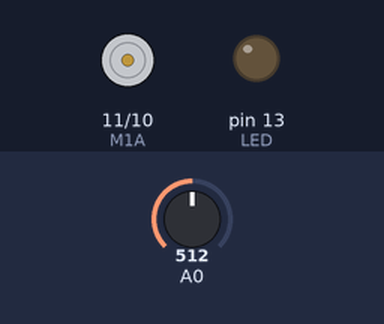
This sketch was run on a simulated Arduino Uno, built with avr-gcc and run on an emulated ATmega328P. Parts: motor-driver pin pairs drawn as motors (green arrow = first pin HIGH = forward, orange = second pin HIGH = backward, longer = more drive, scaled by the enable pin), output pins drawn as LEDs (lit = HIGH). Inputs (shaded band) come from the test bench; at power-on: A0 = 512.

Above: at 2.3 s.
2.4 s: A0 set to 716
At 3.5 s:
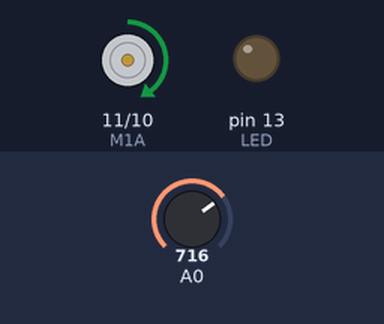
3.9 s: A0 set to 900
At 4.7 s:
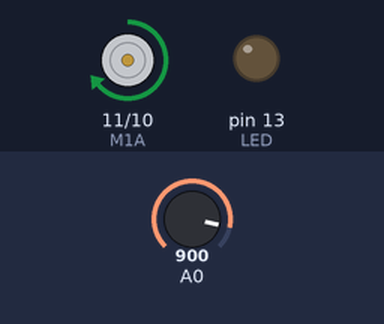
5.4 s: A0 set to 1023
At 5.8 s:
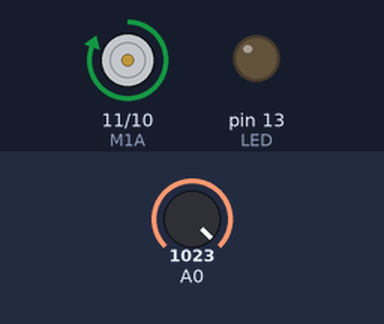
6.9 s: A0 set to 511
At 8.1 s:
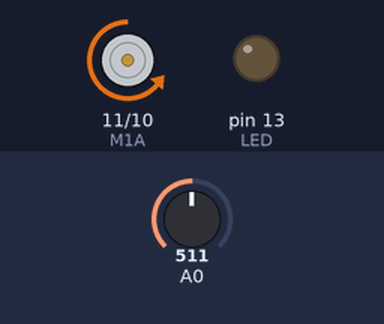
8.4 s: A0 set to 306
At 9.3 s:
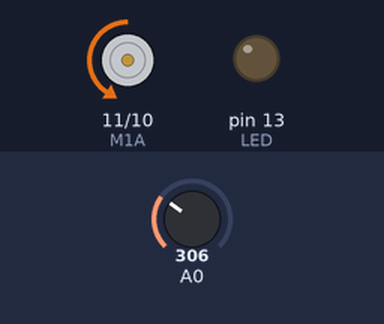
Timing chart, 0 to 10.9 s (numbered marks = the images above; inputs shaded):
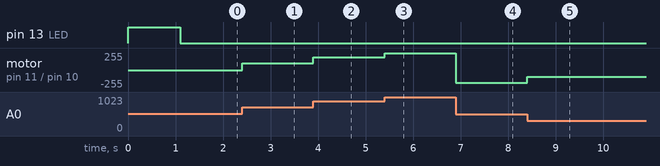

Measured:
- after the input at 2.4 s, motor on pin 11 (M1A) / pin 10 (M1B): stopped → forward 99/255 at once
- after the input at 3.9 s, motor on pin 11 (M1A) / pin 10 (M1B): forward 99/255 → forward 192/255 at once
- after the input at 5.4 s, motor on pin 11 (M1A) / pin 10 (M1B): forward 192/255 → forward 255/255 at once
- after the input at 6.9 s, motor on pin 11 (M1A) / pin 10 (M1B): forward 255/255 → backward 192/255 at once
- after the input at 8.4 s, motor on pin 11 (M1A) / pin 10 (M1B): backward 192/255 → backward 104/255 at once

The sketch:

Joystick_Control.ino
```cpp
//Curiosity Gym Code for Course


int M1A=11; //first Pin to connect to Motor driver
int M1B=10;//second Pin to connect to Motor driver
int EN=9;//enable pin to connect to motor driver
int LED=13;//Default Pin on Arduino the onboard LED is connected on.

int xPos; //Global variable to hold position of the X Joystick
int mSpeed; // Global Variable to hold value of speed
int restPosition;//Needs to be changed based on stop position of Joystick, code in setup does this.


void setup()
{

 pinMode(M1A, OUTPUT); //Set M1A as Output Pin
 pinMode(M1B, OUTPUT);//Set M1B as Output Pin
 pinMode(LED, OUTPUT);//Set LED as Output Pin

/*
Following code runs once, and figures out what is the rest position of the joystick. It is imperatrive
to not move the joystick during first couple of seconds to let the program callibrate the joystick.
We are adding 10 values of the joystick, then averaging to come to a standard rest position.
Delay adds to stability of readings.LED on PIN 13 used to signal callibration complete
*/
  int restPos=0;
  digitalWrite(LED, HIGH);//Turn LED ON to signal start of callibration procedure

  delay(100);//Wait for everything to settle
  int sumRestPos=0; // local variable to hold the sum of joystick values, set to 0.
  for(int index=0;index<10;index++)
  {
      restPos=analogRead(A0);//read joystick position
      sumRestPos= sumRestPos+restPos; //add joystick values to sumRestPos
      delay(100);//wait for 100 msec
  }
  restPosition=sumRestPos/10; //divide sumRestPos by 10, gives us average, assign to restPosition variable
  //Turn LED OFF to signal end of callibration procedure
  digitalWrite(LED, LOW);//Turn off LED to signal callibration complete


}


void loop()
{

  xPos=analogRead(A0); //read joystick value from analog port 0
  if(xPos==restPosition)
 {
    stopMotor(); //if joystick is at rest position, stop motor movement
 }

  if(xPos>restPosition)// Joystick has been moved in direction of +5V/Vcc, we will move motor anti clockwise
 {
   mSpeed=map(xPos,521,1023,0, 255); //evaluate PWM value mapping from joystick range
   antiClockwise(mSpeed);// sets motor to be turned anticlockwise at a certain speed.
 }

 if(xPos<restPosition)// Joystick has been moved in direction of GND, we will move motor clockwise
 {

   mSpeed=map(xPos,519,0,0, 255);//evaluate PWM value mapping from joystick range
   clockWise(mSpeed);// sets motor to be turned clockwise at a certain speed.

 }


}

void stopMotor()
{
  // routine to stop Motor, set both M1A and M1B to LOW.
  digitalWrite(M1A, LOW);
  digitalWrite(M1B, LOW);

}


void clockWise(int speedM)
{
  //Move Motor Clockwise, set M1A to LOW, M1B to HIGH
  digitalWrite(M1A, LOW);
  digitalWrite(M1B, HIGH);
  analogWrite(EN, speedM);

}

void antiClockwise(int speedM)
{
  //Move Motor Clockwise, set M1A to HIGH, M1B to LOW
  digitalWrite(M1A, HIGH);
  digitalWrite(M1B, LOW);
  analogWrite(EN, speedM);

}
```
